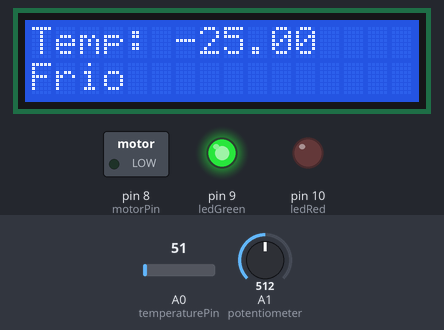
Simulated run of this sketch. Board: Arduino Uno, built with avr-gcc and run on an emulated ATmega328P. On the bench: 16×2 character LCD, switched loads named in the sketch (green lamp = pin HIGH), output pins drawn as LEDs (lit = HIGH). Inputs (shaded band) come from the test bench; at power-on: A0 (temperaturePin) = 51, A1 (potentiometer) = 512. What the sketch prints to the serial monitor is not drawn.

Above: at 1.3 s.
1.4 s: A0 (temperaturePin) set to 61
At 2.9 s:
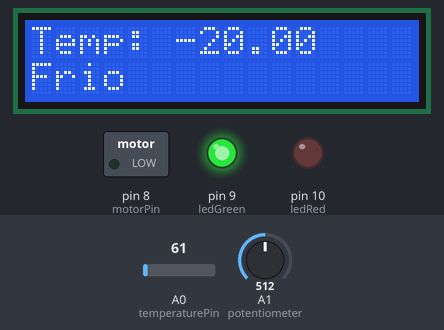
3.6 s: A0 (temperaturePin) set to 71
At 4.8 s:
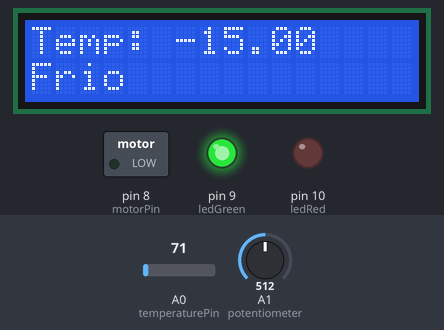
5.6 s: A0 (temperaturePin) set to 86
At 6.8 s:
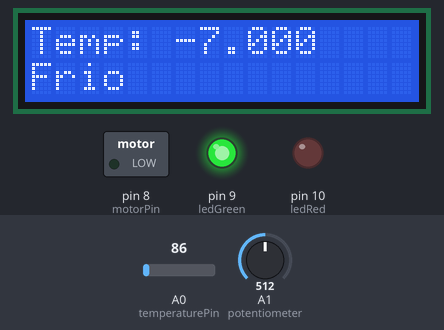
Timing chart, 0 to 8.6 s (numbered marks = the images above; inputs shaded):
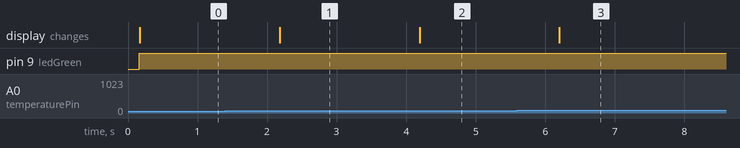

Measured:
- after the input at 1.4 s, the display: changes after 0.78 s (image 1)
- after the input at 3.6 s, the display: changes after 0.59 s (image 2)
- after the input at 5.6 s, the display: changes after 0.60 s (image 3)

The sketch:

temperature-sensor.ino
```cpp
#include <LiquidCrystal.h>

const int rpmMin = 580;
const int rpmMax = 950;

const int temperaturePin = A0;
const int potentiometer = A1;
const int motorPin = 8;
const int ledGreen = 9;
const int ledRed = 10;
const int switchPin = 1;

int rpmValue;

LiquidCrystal lcd(12, 11, 5, 4, 3, 2);

void cleanLcd(bool line = false) {
  if (line) {
    lcd.print("                ");
  } else {
    lcd.clear();
  }
}

void setup() {
  delay(100);

  pinMode(motorPin, OUTPUT);
  pinMode(ledGreen, OUTPUT);
  pinMode(ledRed, OUTPUT);
  pinMode(switchPin, INPUT);

  lcd.begin(16, 2);
  Serial.begin(9600);
}

void loop() {
  rpmValue = analogRead(potentiometer);
  rpmValue = map(rpmValue, 0, 1023, 0, 3000);

  float temp;
  bool usePoten = digitalRead(switchPin);

  if (usePoten) {
    temp = analogRead(potentiometer);
  } else {
    temp = analogRead(temperaturePin);
  }

  temp = map(temp, 0, 1023, 0, 500);
  temp = temp - 49;

  temperature(temp);
}

void temperature(float temp) {
  lcd.setCursor(0, 0);
  lcd.print("Temp: ");

  if (temp < 65) {
    digitalWrite(ledGreen, HIGH);
    digitalWrite(ledRed, LOW);
    lcd.setCursor(0, 1);
    cleanLcd(true);
    lcd.setCursor(0, 1);
    lcd.print("Frio ");
    analogWrite(8, 0);
  }

  if (temp >= 65 && temp <= 91) {
    digitalWrite(ledGreen, LOW);
    digitalWrite(ledRed, HIGH);
    lcd.setCursor(0, 1);
    cleanLcd(true);
    lcd.setCursor(0, 1);
    lcd.print("Ventilador: LOW");
    analogWrite(8, 200);
  }

  if (temp > 91) {
    digitalWrite(ledGreen, LOW);
    digitalWrite(ledRed, HIGH);
    lcd.setCursor(0, 1);
    cleanLcd(true);
    lcd.setCursor(0, 1);
    lcd.print("Ventilador: HIGH");
    analogWrite(8, 200);
  }

  lcd.setCursor(6, 0);
  lcd.print(temp);
  Serial.println(temp);
  delay(1000);
}
```
